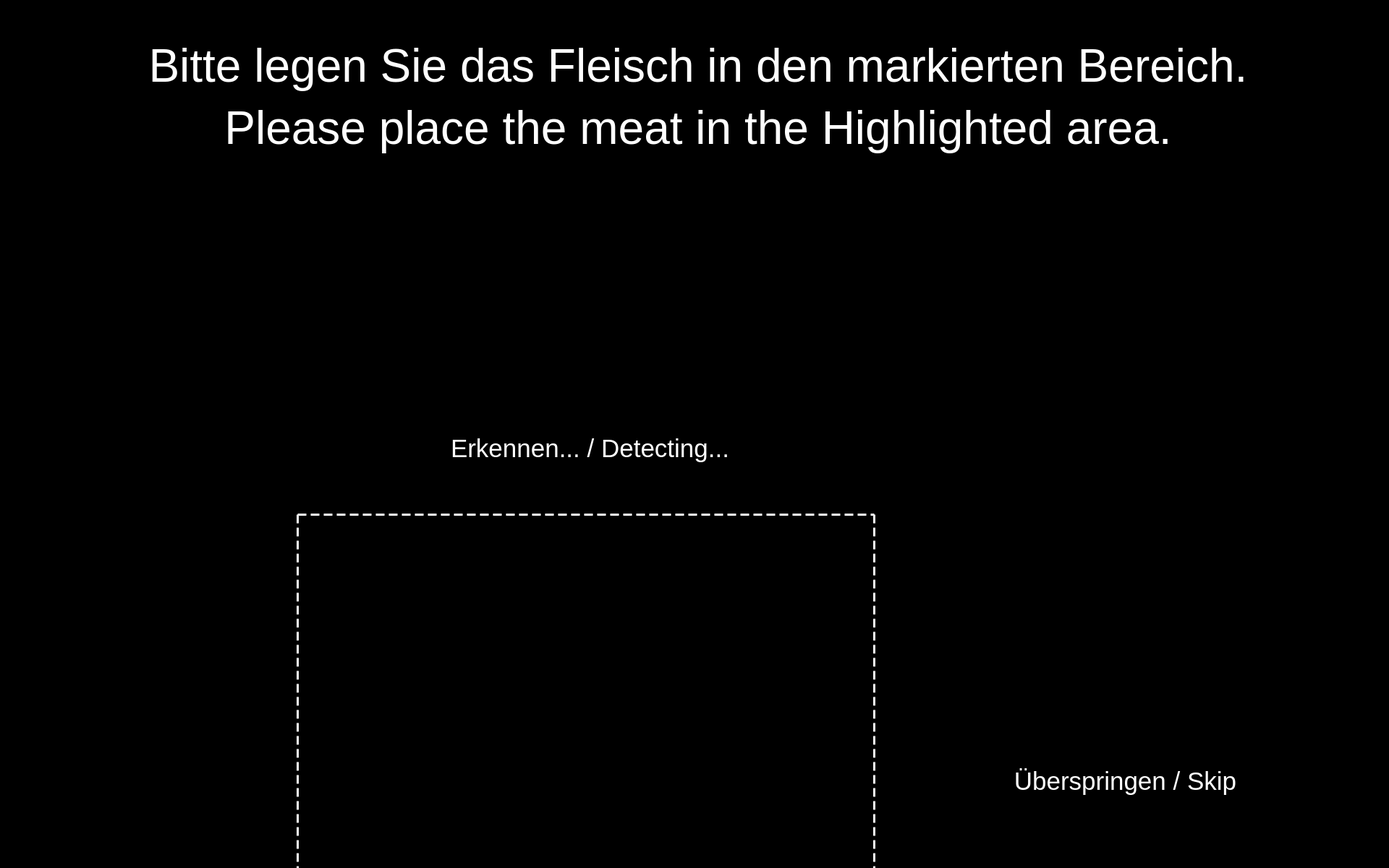
<?xml version="1.0" encoding="UTF-8"?>
<ui version="4.0">
 <class>Step_1_UI</class>
 <widget class="QWidget" name="Step_1_UI">
  <property name="windowModality">
   <enum>Qt::WindowModal</enum>
  </property>
  <property name="enabled">
   <bool>true</bool>
  </property>
  <property name="geometry">
   <rect>
    <x>0</x>
    <y>0</y>
    <width>1920</width>
    <height>1200</height>
   </rect>
  </property>
  <property name="sizePolicy">
   <sizepolicy hsizetype="Preferred" vsizetype="Preferred">
    <horstretch>0</horstretch>
    <verstretch>0</verstretch>
   </sizepolicy>
  </property>
  <property name="minimumSize">
   <size>
    <width>0</width>
    <height>0</height>
   </size>
  </property>
  <property name="maximumSize">
   <size>
    <width>1920</width>
    <height>1200</height>
   </size>
  </property>
  <property name="windowTitle">
   <string>Food Assist</string>
  </property>
  <property name="windowOpacity">
   <double>1.000000000000000</double>
  </property>
  <property name="styleSheet">
   <string notr="true">background-color: rgb(0, 0, 0);</string>
  </property>
  <widget class="QPushButton" name="button_skip">
   <property name="enabled">
    <bool>true</bool>
   </property>
   <property name="geometry">
    <rect>
     <x>1450</x>
     <y>830</y>
     <width>200</width>
     <height>200</height>
    </rect>
   </property>
   <property name="sizePolicy">
    <sizepolicy hsizetype="Maximum" vsizetype="Maximum">
     <horstretch>0</horstretch>
     <verstretch>0</verstretch>
    </sizepolicy>
   </property>
   <property name="minimumSize">
    <size>
     <width>150</width>
     <height>150</height>
    </size>
   </property>
   <property name="maximumSize">
    <size>
     <width>200</width>
     <height>200</height>
    </size>
   </property>
   <property name="cursor">
    <cursorShape>OpenHandCursor</cursorShape>
   </property>
   <property name="focusPolicy">
    <enum>Qt::WheelFocus</enum>
   </property>
   <property name="contextMenuPolicy">
    <enum>Qt::DefaultContextMenu</enum>
   </property>
   <property name="icon">
    <iconset resource="resources/res.qrc">
     <normaloff>:/buttons/Button Next.svg</normaloff>:/buttons/Button Next.svg</iconset>
   </property>
   <property name="iconSize">
    <size>
     <width>200</width>
     <height>200</height>
    </size>
   </property>
   <property name="autoDefault">
    <bool>false</bool>
   </property>
   <property name="default">
    <bool>false</bool>
   </property>
   <property name="flat">
    <bool>true</bool>
   </property>
  </widget>
  <widget class="QLabel" name="label_8">
   <property name="geometry">
    <rect>
     <x>410</x>
     <y>710</y>
     <width>800</width>
     <height>500</height>
    </rect>
   </property>
   <property name="styleSheet">
    <string notr="true">border :3px solid white;
border-style : dashed;
background-color: rgb(0, 0, 0, 0);</string>
   </property>
   <property name="text">
    <string/>
   </property>
  </widget>
  <widget class="QLabel" name="detecting_gif_label">
   <property name="geometry">
    <rect>
     <x>750</x>
     <y>430</y>
     <width>128</width>
     <height>128</height>
    </rect>
   </property>
   <property name="text">
    <string/>
   </property>
   <property name="scaledContents">
    <bool>true</bool>
   </property>
  </widget>
  <widget class="QLabel" name="detecting_text_label">
   <property name="geometry">
    <rect>
     <x>570</x>
     <y>590</y>
     <width>491</width>
     <height>61</height>
    </rect>
   </property>
   <property name="sizePolicy">
    <sizepolicy hsizetype="Preferred" vsizetype="Preferred">
     <horstretch>0</horstretch>
     <verstretch>0</verstretch>
    </sizepolicy>
   </property>
   <property name="minimumSize">
    <size>
     <width>0</width>
     <height>0</height>
    </size>
   </property>
   <property name="maximumSize">
    <size>
     <width>1000</width>
     <height>1000</height>
    </size>
   </property>
   <property name="font">
    <font>
     <pointsize>48</pointsize>
     <weight>50</weight>
     <italic>false</italic>
     <bold>false</bold>
     <stylestrategy>PreferDefault</stylestrategy>
     <kerning>true</kerning>
    </font>
   </property>
   <property name="frameShape">
    <enum>QFrame::NoFrame</enum>
   </property>
   <property name="frameShadow">
    <enum>QFrame::Raised</enum>
   </property>
   <property name="lineWidth">
    <number>0</number>
   </property>
   <property name="text">
    <string>&lt;!DOCTYPE HTML PUBLIC &quot;-//W3C//DTD HTML 4.0//EN&quot; &quot;http://www.w3.org/TR/REC-html40/strict.dtd&quot;&gt;
&lt;html&gt;&lt;head&gt;&lt;meta name=&quot;qrichtext&quot; content=&quot;1&quot; /&gt;&lt;style type=&quot;text/css&quot;&gt;
p, li { white-space: pre-wrap; }
&lt;/style&gt;&lt;/head&gt;&lt;body style=&quot; font-family:'MS Shell Dlg 2'; font-size:48pt; font-weight:400; font-style:normal;&quot;&gt;
&lt;p style=&quot; margin-top:0px; margin-bottom:0px; margin-left:0px; margin-right:0px; -qt-block-indent:0; text-indent:0px;&quot;&gt;&lt;span style=&quot; font-size:26pt; color:#ffffff;&quot;&gt;Erkennen... / &lt;/span&gt;&lt;span style=&quot; font-size:26pt; color:#ffffff;&quot;&gt;Detecting...&lt;/span&gt;&lt;/p&gt;&lt;/body&gt;&lt;/html&gt;</string>
   </property>
   <property name="textFormat">
    <enum>Qt::MarkdownText</enum>
   </property>
   <property name="scaledContents">
    <bool>true</bool>
   </property>
   <property name="alignment">
    <set>Qt::AlignCenter</set>
   </property>
   <property name="wordWrap">
    <bool>true</bool>
   </property>
  </widget>
  <widget class="QLabel" name="detecting_text_label_2">
   <property name="geometry">
    <rect>
     <x>1370</x>
     <y>1050</y>
     <width>371</width>
     <height>61</height>
    </rect>
   </property>
   <property name="sizePolicy">
    <sizepolicy hsizetype="Preferred" vsizetype="Preferred">
     <horstretch>0</horstretch>
     <verstretch>0</verstretch>
    </sizepolicy>
   </property>
   <property name="minimumSize">
    <size>
     <width>0</width>
     <height>0</height>
    </size>
   </property>
   <property name="maximumSize">
    <size>
     <width>1000</width>
     <height>1000</height>
    </size>
   </property>
   <property name="font">
    <font>
     <pointsize>48</pointsize>
     <weight>50</weight>
     <italic>false</italic>
     <bold>false</bold>
     <stylestrategy>PreferDefault</stylestrategy>
     <kerning>true</kerning>
    </font>
   </property>
   <property name="frameShape">
    <enum>QFrame::NoFrame</enum>
   </property>
   <property name="frameShadow">
    <enum>QFrame::Raised</enum>
   </property>
   <property name="lineWidth">
    <number>0</number>
   </property>
   <property name="text">
    <string>&lt;!DOCTYPE HTML PUBLIC &quot;-//W3C//DTD HTML 4.0//EN&quot; &quot;http://www.w3.org/TR/REC-html40/strict.dtd&quot;&gt;
&lt;html&gt;&lt;head&gt;&lt;meta name=&quot;qrichtext&quot; content=&quot;1&quot; /&gt;&lt;style type=&quot;text/css&quot;&gt;
p, li { white-space: pre-wrap; }
&lt;/style&gt;&lt;/head&gt;&lt;body style=&quot; font-family:'MS Shell Dlg 2'; font-size:48pt; font-weight:400; font-style:normal;&quot;&gt;
&lt;p style=&quot; margin-top:0px; margin-bottom:0px; margin-left:0px; margin-right:0px; -qt-block-indent:0; text-indent:0px;&quot;&gt;&lt;span style=&quot; font-size:26pt; color:#ffffff;&quot;&gt;Überspringen / &lt;/span&gt;&lt;span style=&quot; font-size:26pt; color:#ffffff;&quot;&gt;Skip&lt;/span&gt;&lt;/p&gt;&lt;/body&gt;&lt;/html&gt;</string>
   </property>
   <property name="textFormat">
    <enum>Qt::MarkdownText</enum>
   </property>
   <property name="scaledContents">
    <bool>true</bool>
   </property>
   <property name="alignment">
    <set>Qt::AlignCenter</set>
   </property>
   <property name="wordWrap">
    <bool>true</bool>
   </property>
  </widget>
  <widget class="QLabel" name="start_label">
   <property name="enabled">
    <bool>true</bool>
   </property>
   <property name="geometry">
    <rect>
     <x>40</x>
     <y>30</y>
     <width>1850</width>
     <height>211</height>
    </rect>
   </property>
   <property name="sizePolicy">
    <sizepolicy hsizetype="Preferred" vsizetype="Preferred">
     <horstretch>0</horstretch>
     <verstretch>0</verstretch>
    </sizepolicy>
   </property>
   <property name="minimumSize">
    <size>
     <width>0</width>
     <height>0</height>
    </size>
   </property>
   <property name="maximumSize">
    <size>
     <width>2000</width>
     <height>1000</height>
    </size>
   </property>
   <property name="font">
    <font>
     <pointsize>48</pointsize>
     <weight>50</weight>
     <italic>false</italic>
     <bold>false</bold>
     <stylestrategy>PreferDefault</stylestrategy>
     <kerning>true</kerning>
    </font>
   </property>
   <property name="frameShape">
    <enum>QFrame::NoFrame</enum>
   </property>
   <property name="frameShadow">
    <enum>QFrame::Raised</enum>
   </property>
   <property name="lineWidth">
    <number>0</number>
   </property>
   <property name="text">
    <string>&lt;html&gt;&lt;head/&gt;&lt;body&gt;&lt;p&gt;&lt;span style=&quot; color:#ffffff;&quot;&gt;Bitte legen Sie das Fleisch in den markierten Bereich.&lt;/span&gt;&lt;/p&gt;&lt;p&gt;&lt;span style=&quot; color:#ffffff;&quot;&gt;Please place the meat in the Highlighted area.&lt;/span&gt;&lt;/p&gt;&lt;/body&gt;&lt;/html&gt;</string>
   </property>
   <property name="textFormat">
    <enum>Qt::AutoText</enum>
   </property>
   <property name="scaledContents">
    <bool>false</bool>
   </property>
   <property name="alignment">
    <set>Qt::AlignCenter</set>
   </property>
   <property name="wordWrap">
    <bool>true</bool>
   </property>
  </widget>
  <zorder>label_8</zorder>
  <zorder>button_skip</zorder>
  <zorder>detecting_gif_label</zorder>
  <zorder>detecting_text_label</zorder>
  <zorder>detecting_text_label_2</zorder>
  <zorder>start_label</zorder>
 </widget>
 <resources>
  <include location="resources/res.qrc"/>
 </resources>
 <connections/>
</ui>
